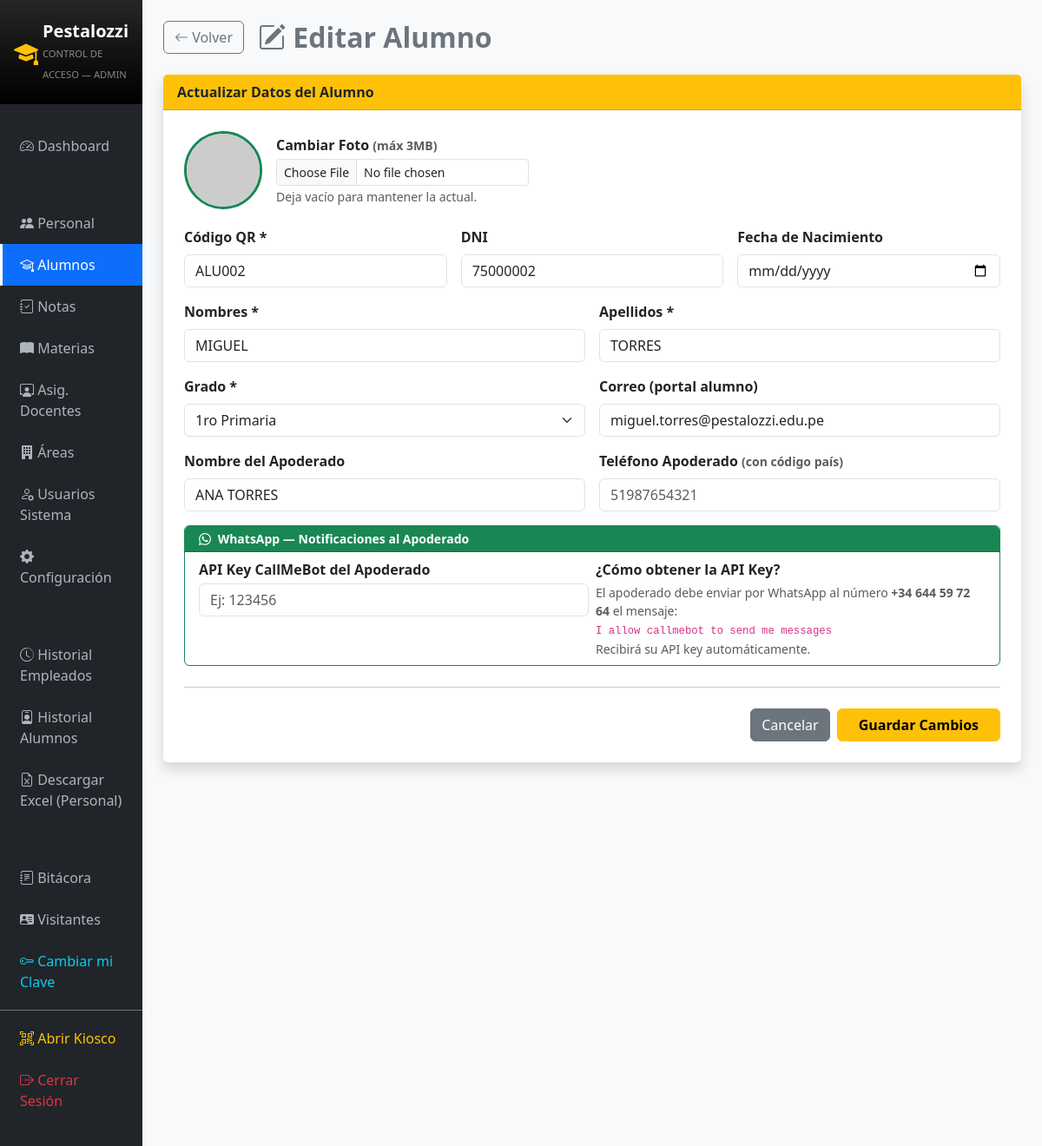
Screenshot of /public/index.php?c=Alumno&a=edit&id=2 (signed in) with the database file from the repository.
### tables this page shows
CREATE TABLE IF NOT EXISTS `alumnos` (
  `id` int NOT NULL AUTO_INCREMENT,
  `codigo` varchar(20) NOT NULL COMMENT 'Código único para QR (Ej: ALU001)',
  `nombres` varchar(100) NOT NULL,
  `apellidos` varchar(100) NOT NULL,
  `dni` varchar(15) DEFAULT NULL,
  `fecha_nacimiento` date DEFAULT NULL,
  `grado_id` int NOT NULL,
  `correo` varchar(100) DEFAULT NULL,
  `contrasena` varchar(255) DEFAULT NULL,
  `foto` varchar(255) DEFAULT 'default.png',
  `nombre_apoderado` varchar(150) DEFAULT NULL,
  `telefono_apoderado` varchar(20) DEFAULT NULL,
  `wa_apikey_apoderado` varchar(50) DEFAULT NULL COMMENT 'API key CallMeBot del apoderado',
  `estado` enum('activo','inactivo') DEFAULT 'activo',
  `fecha_registro` datetime DEFAULT CURRENT_TIMESTAMP,
  PRIMARY KEY (`id`),
  UNIQUE KEY `codigo` (`codigo`),
  KEY `grado_id` (`grado_id`),
  CONSTRAINT `alumnos_ibfk_1` FOREIGN KEY (`grado_id`) REFERENCES `grados` (`id`)
);

CREATE TABLE IF NOT EXISTS `grados` (
  `id` int NOT NULL AUTO_INCREMENT,
  `nombre` varchar(50) NOT NULL COMMENT 'Ej: 1ro Primaria',
  `nivel` enum('primaria','secundaria') NOT NULL,
  `seccion` varchar(10) DEFAULT 'A',
  `estado` enum('activo','inactivo') DEFAULT 'activo',
  PRIMARY KEY (`id`)
);

### app/models/Alumno.php (called while the page is built, shortened)
<?php
class Alumno {
    private $conn;
    private $tabla = "alumnos";
    public function __construct($db) {
        $this->conn = $db;
    }
    public function getById($id) {
        $stmt = $this->conn->prepare(
            "SELECT a.*, g.nombre as nombre_grado, g.nivel
             FROM " . $this->tabla . " a
             LEFT JOIN grados g ON a.grado_id = g.id
             WHERE a.id = :id LIMIT 1"
        );
        $stmt->bindValue(':id', $id, PDO::PARAM_INT);
        $stmt->execute();
        return $stmt->fetch(PDO::FETCH_ASSOC);
    }
}
?>

### app/config/db.php (called while the page is built, shortened)
<?php
class Database {
    private $host     = "localhost";
    private $db_name  = "pestalozzi_db";
    private $username = "root";
    private $password = "";
    public function getConnection() {
        $this->conn = null;
        try {
            $this->conn = new PDO(
                "mysql:host=" . $this->host . ";dbname=" . $this->db_name . ";charset=utf8mb4",
                $this->username,
                $this->password,
                [
                    PDO::ATTR_ERRMODE            => PDO::ERRMODE_EXCEPTION,
                    PDO::ATTR_DEFAULT_FETCH_MODE => PDO::FETCH_ASSOC,
                    PDO::ATTR_EMULATE_PREPARES   => false,
                ]
            );
            $this->conn->exec("SET time_zone = '-05:00'");
        } catch (PDOException $e) {
            error_log("Error de conexión BD: " . $e->getMessage());
            http_response_code(500);
            die("
            <div style='font-family:sans-serif;text-align:center;padding:60px;background:#fff3cd;border:2px solid #ffc107;border-radius:10px;max-width:500px;margin:100px auto'>
                <h2 style='color:#856404'>⚠️ Sin conexión a la base de datos</h2>
                <p>Verifica que MySQL esté activo y que la BD <b>pestalozzi_db</b> exista.</p>
                <p><small>Abre <b>public/diagnostico.php</b> para más detalles.</small></p>
            </div>");
        }
        return $this->conn;
    }
}
?>

### app/views/alumnos/edit.php (the view, shortened to what this page needs)
<!DOCTYPE html>
<html lang="es">
<head>
    <link href="https://cdn.jsdelivr.net/npm/bootstrap@5.3.0/dist/css/bootstrap.min.css" rel="stylesheet">
    <link rel="stylesheet" href="https://cdn.jsdelivr.net/npm/bootstrap-icons@1.10.0/font/bootstrap-icons.css">
</head>
<body class="bg-light">
<div class="d-flex">
    <?php require_once '../app/views/layouts/sidebar.php'; ?>
    <div class="flex-grow-1 p-4" style="height:100vh;overflow-y:auto">
        <div class="d-flex align-items-center mb-4">
            <a href="?c=Alumno" class="btn btn-outline-secondary me-3"><i class="bi bi-arrow-left"></i> Volver</a>
            <h2 class="mb-0 fw-bold text-secondary"><i class="bi bi-pencil-square"></i> Editar Alumno</h2>
        </div>
        <div class="card shadow border-0">
            <div class="card-header bg-warning text-dark fw-bold">Actualizar Datos del Alumno</div>
            <div class="card-body p-4">
                <form action="?c=Alumno&a=update" method="POST" enctype="multipart/form-data">
                    <div class="row g-3">
                        <div class="col-12 d-flex align-items-center gap-3 mb-1">
                            <?php
                                $fotoSrc = (!empty($alumno['foto']) && $alumno['foto'] !== 'default.png'
                                            && file_exists(__DIR__.'/../../../public/uploads/'.$alumno['foto']))
                                    ? 'uploads/'.$alumno['foto']
                                    : 'https://ui-avatars.com/api/?name='.urlencode($alumno['nombres'].'+'.$alumno['apellidos']).'&background=198754&color=fff&size=100';
                            ?>
                            <img id="fotoPrev" src="<?php echo $fotoSrc; ?>" alt="foto">
                            <div>
                                <label class="form-label fw-bold mb-1">Cambiar Foto <small class="text-muted">(máx 3MB)</small></label>
                                <input type="file" name="foto" class="form-control form-control-sm" accept="image/*"
                                       onchange="prevFoto(this)">
                                <small class="text-muted">Deja vacío para mantener la actual.</small>
                            </div>
                        </div>
                        <div class="col-md-4">
                            <label class="form-label fw-bold">Código QR *</label>
                            <input type="text" name="codigo" class="form-control" required
                                   value="<?php echo htmlspecialchars($alumno['codigo']); ?>">
                        </div>
                        <div class="col-md-4">
                            <label class="form-label fw-bold">DNI</label>
                            <input type="text" name="dni" class="form-control"
                                   value="<?php echo htmlspecialchars($alumno['dni'] ?? ''); ?>">
                        </div>
                        <div class="col-md-4">
                            <label class="form-label fw-bold">Fecha de Nacimiento</label>
                            <input type="date" name="fecha_nacimiento" class="form-control"
                                   value="<?php echo $alumno['fecha_nacimiento'] ?? ''; ?>">
                        </div>
                        <div class="col-md-6">
                            <label class="form-label fw-bold">Nombres *</label>
                            <input type="text" name="nombres" class="form-control" required
                                   value="<?php echo htmlspecialchars($alumno['nombres']); ?>">
                        </div>
                        <div class="col-md-6">
                            <label class="form-label fw-bold">Apellidos *</label>
                            <input type="text" name="apellidos" class="form-control" required
                                   value="<?php echo htmlspecialchars($alumno['apellidos']); ?>">
                        </div>
                        <div class="col-md-6">
                            <label class="form-label fw-bold">Grado *</label>
                            <select name="grado_id" class="form-select" required>
                                <optgroup label="Primaria">
                                <?php foreach ($grados as $g): if ($g['nivel']==='primaria'): ?>
                                    <option value="<?php echo $g['id']; ?>"
                                        <?php echo $g['id']==$alumno['grado_id'] ? 'selected' : ''; ?>>
                                        <?php echo $g['nombre']; ?>
                                    </option>
                                <?php endif; endforeach; ?>
                                </optgroup>
                            </select>
                        </div>
                        <div class="col-md-6">
                            <label class="form-label fw-bold">Correo (portal alumno)</label>
                            <input type="email" name="correo" class="form-control"
                                   value="<?php echo htmlspecialchars($alumno['correo'] ?? ''); ?>">
                        </div>
                        <div class="col-md-6">
                            <label class="form-label fw-bold">Nombre del Apoderado</label>
                            <input type="text" name="nombre_apoderado" class="form-control"
                                   value="<?php echo htmlspecialchars($alumno['nombre_apoderado'] ?? ''); ?>">
                        </div>
                        <div class="col-md-6">
                            <label class="form-label fw-bold">Teléfono Apoderado <small class="text-muted">(con código país)</small></label>
                            <input type="text" name="telefono_apoderado" class="form-control"
                                   value="<?php echo htmlspecialchars($alumno['telefono_apoderado'] ?? ''); ?>"
                                   placeholder="51987654321">
                        </div>
                        <div class="col-12">
                            <div class="card border-success">
                                <div class="card-header bg-success text-white py-1 small fw-bold">
                                    <i class="bi bi-whatsapp me-1"></i> WhatsApp — Notificaciones al Apoderado
                                </div>
                                <div class="card-body py-2">
                                    <div class="row g-2 align-items-start">
                                        <div class="col-md-6">
                                            <label class="form-label fw-bold mb-1">API Key CallMeBot del Apoderado</label>
                                            <input type="text" name="wa_apikey_apoderado" class="form-control"
                                                   value="<?php echo htmlspecialchars($alumno['wa_apikey_apoderado'] ?? ''); ?>"
                                                   placeholder="Ej: 123456">
                                        </div>
                                        <div class="col-md-6">
                                            <label class="form-label fw-bold mb-1">¿Cómo obtener la API Key?</label>
                                            <small class="text-muted d-block">
                                                El apoderado debe enviar por WhatsApp al número
                                                <strong>+34 644 59 72 64</strong> el mensaje:<br>
                                                <code>I allow callmebot to send me messages</code><br>
                                                Recibirá su API key automáticamente.
                                            </small>
                                        </div>
                                    </div>
                                </div>
                            </div>
                        </div>
                    </div>
                    <hr class="my-4">
                    <div class="d-flex justify-content-end gap-2">
                        <a href="?c=Alumno" class="btn btn-secondary">Cancelar</a>
                        <button type="submit" class="btn btn-warning fw-bold px-4">Guardar Cambios</button>
                    </div>
                </form>
            </div>
        </div>
    </div>
</div>
</body>
</html>

### app/views/alumnos/edit.php (style rules this page uses)
#fotoPrev { width:90px;height:90px;object-fit:cover;border-radius:50%;border:3px solid #198754 }

### rows the page displays
alumnos: codigo "ALU002", dni "75000002", nombres "MIGUEL", apellidos "TORRES", grado_id "1ro Primaria", correo "miguel.torres@pestalozzi.edu.pe", nombre_apoderado "ANA TORRES"

### other values shown
$_SESSION['role'] "ADMIN"
